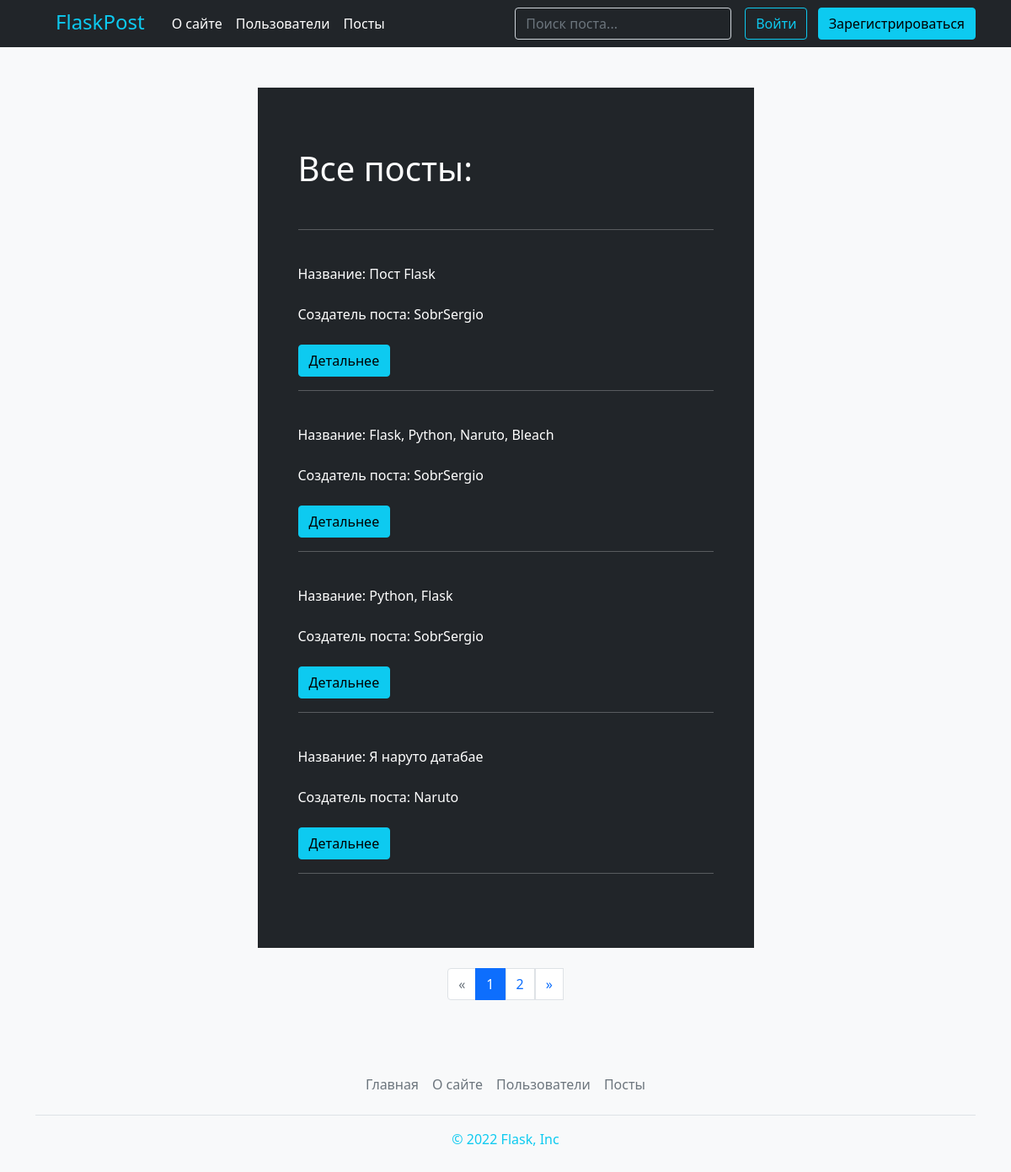
The page /posts on the database its author committed.
### models.py (models this page shows, shortened)
class Post(db.Model):
    id = db.Column(db.Integer(), primary_key=True) #id поста
    title = db.Column(db.String(140), nullable=False) #название поста
    body = db.Column(db.Text(), nullable=False) #описание поста
    time_created = db.Column(db.DateTime(), default=datetime.now()) #время когда создался пост
    user_id = db.Column(db.Integer(), db.ForeignKey('user.id')) #
    user_username = db.Column(db.String(), db.ForeignKey('user.username'))
    link = db.Column(db.Text()) #ссылка для постов
    tags = db.relationship('Tag', secondary=post_tags, backref=db.backref('posts', lazy='dynamic'))

### routes.py (the view)
@app.route('/posts')
def posts():
    search = request.args.get('search')
    page = request.args.get('page')
    if page and page.isdigit(): #если есть page и если она int
        page = int(page)
    else:
        page = 1
    if search:
        post = Post.query.filter(Post.title.contains(search) | Post.body.contains(search))
    else:
        post = Post.query.order_by(Post.time_created.desc())
    pages = post.paginate(page=page, per_page=4 ) #мы создаем пагинацию, где page=номер страницы, per_pages = количесвто постов на одну страницу. Я указал 5 штук
    return render_template('posts.html', post=post, pages = pages)

### templates/posts.html (shortened to what this page needs)
{% extends 'base.html' %}
{% block body %}
<div class="container px-4 px-lg-5">
    <div class="row gx-4 gx-lg-5 justify-content-center">
        <div class="col-md-10 col-lg-8 col-xl-7">
            <div class="p-md-5 mb-4 row g-0 overflow-hidden flex-md-row mb-4 h-md-250 position-relative bg-dark">
            <div class="post-preview"><br>
                <h1 class="text-white">Все посты: </h1><br><hr><br>
                {% for post1 in pages.items %}
                <div class="text-white">Название: {{ post1.title }}</div><br>
                <div class="text-white">Создатель поста: {{ post1.user_username }}</div><br>
                <a href="{{ url_for('post_detail', link=post1.link) }}"><button type="button" class="btn btn-info">Детальнее</button></a>
                <br><hr><br>
                {% endfor %}
            </div>
        </div>
        <div class="justify-content-center d-flex">
            <nav aria-label="Page navigation example">
                <ul class="pagination">
                  <li {% if not pages.has_prev %} class="page-item disabled" {% endif %}>
                    <a class="page-link" href="/posts?page={{pages.prev_num}}" aria-label="Previous">
                      <span aria-hidden="true">&laquo;</span>
                    </a>
                  </li>
                  {% for i in pages.iter_pages() %}
                  <li {% if i == pages.page %}class="page-item active" {% endif %}><a class="page-link" href="/posts?page={{i}}">{{i}}</a></li>
                  {% endfor%}
                  <li {% if not pages.has_next %} class="page-item disabled" {% endif %}>
                    <a class="page-link" href="/posts?page={{pages.next_num}}" aria-label="Next">
                      <span aria-hidden="true">&raquo;</span>
                    </a>
                  </li>
                </ul>
              </nav>
        </div>
        </div>
    </div>
</div>
{% endblock %}

### templates/posts.html (style rules this page uses)
hr { color: #ffffff; }

### rows shown on the page
Post: title "Пост Flask", user_username "SobrSergio"
Post: title "Flask, Python, Naruto, Bleach", user_username "SobrSergio"
Post: title "Python, Flask", user_username "SobrSergio"
Post: title "Я наруто датабае", user_username "Naruto"

### other values the page prints
{{ i }} "1" "2"
